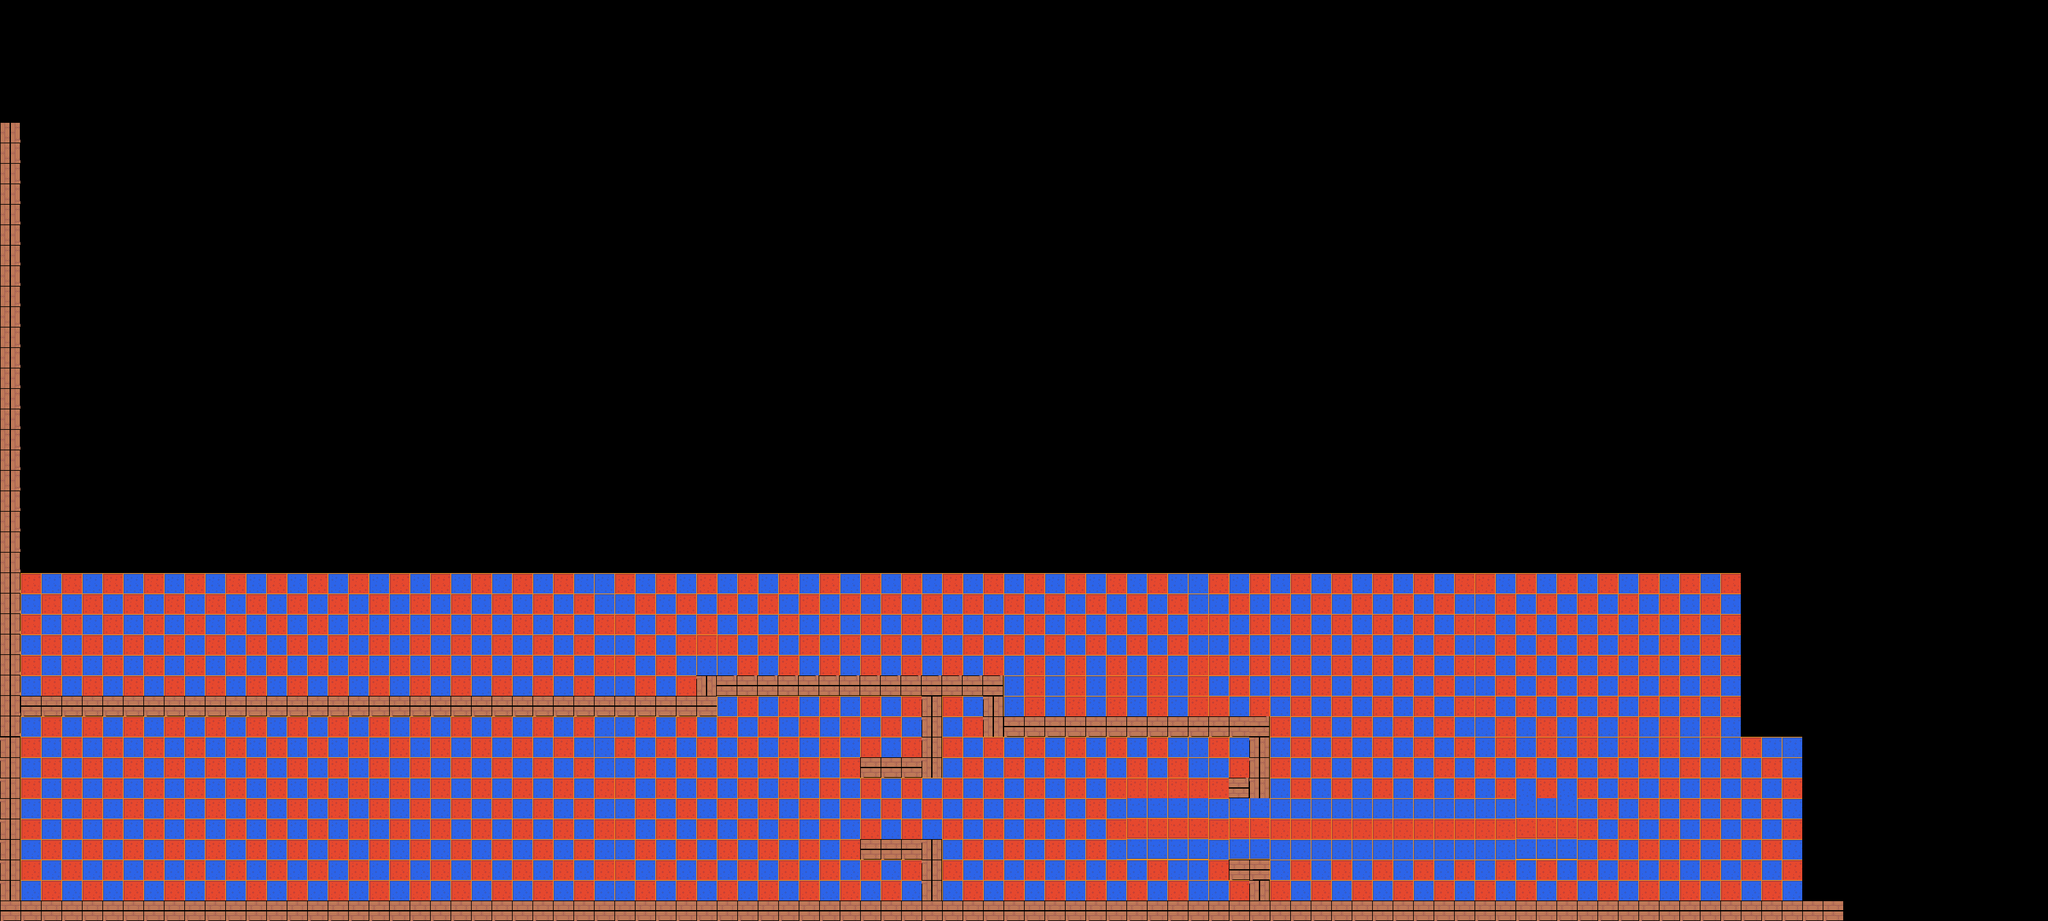

Tiled map render using the project's own tile images. Description and the map definition, with tile-layer contents summarised, below:
An orthogonal 100x45 tile map with 32x32 px tiles, 1 tile layer (Tile Layer 1).

<map version="1.10" tiledversion="1.12.1" orientation="orthogonal" renderorder="right-down" width="100" height="45" tilewidth="32" tileheight="32" infinite="0" nextlayerid="2" nextobjectid="1">
 <tileset firstgid="1" source="AllInOne.tsx" />
 <layer id="1" name="Tile Layer 1" width="100" height="45">
  <data>[4500 cells, 1496 non-empty, 3 distinct tile ids]</data>
 </layer>
</map>
